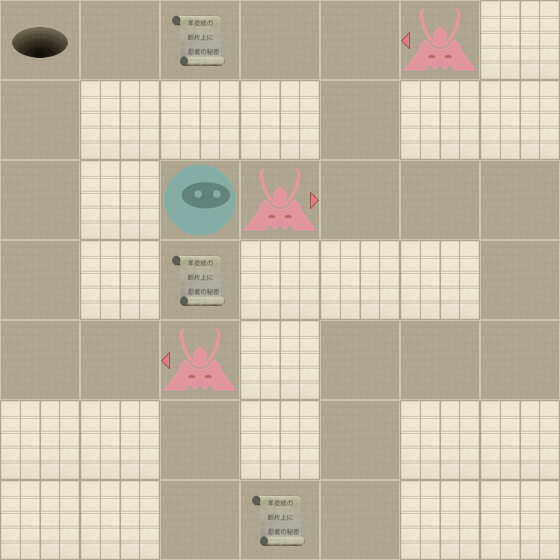

The image is a tile-based game level rendered from a .tmx file. Its description and source (layers, tilesets, objects; grid data summarised) follow:
An orthogonal 7x7 tile map with 80x80 px tiles, 2 tile layers (Level, Actors).

<map version="1.0" orientation="orthogonal" width="7" height="7" tilewidth="80" tileheight="80">
 <properties>
  <property name="moves" value="16" />
 </properties>
 <tileset firstgid="1" name="tiles" tilewidth="80" tileheight="80" spacing="2" margin="2">
  <image source="tiles-ipad.png" width="512" height="512" />
  <tile id="0">
   <properties>
    <property name="actor" value="exit" />
   </properties>
  </tile>
  <tile id="2">
   <properties>
    <property name="actor" value="guard" />
    <property name="direction" value="down" />
   </properties>
  </tile>
  <tile id="3">
   <properties>
    <property name="actor" value="guard" />
    <property name="direction" value="left" />
   </properties>
  </tile>
  <tile id="4">
   <properties>
    <property name="actor" value="guard" />
    <property name="direction" value="right" />
   </properties>
  </tile>
  <tile id="5">
   <properties>
    <property name="actor" value="guard" />
    <property name="direction" value="up" />
   </properties>
  </tile>
  <tile id="7">
   <properties>
    <property name="actor" value="player" />
   </properties>
  </tile>
  <tile id="8">
   <properties>
    <property name="actor" value="scroll" />
   </properties>
  </tile>
  <tile id="9">
   <properties>
    <property name="wall" value="1" />
   </properties>
  </tile>
 </tileset>
 <layer name="Level" width="7" height="7">
  <data>[49 cells, 49 non-empty, 2 distinct tile ids]</data>
 </layer>
 <layer name="Actors" width="7" height="7">
  <data>[49 cells, 8 non-empty, 5 distinct tile ids]</data>
 </layer>
</map>
